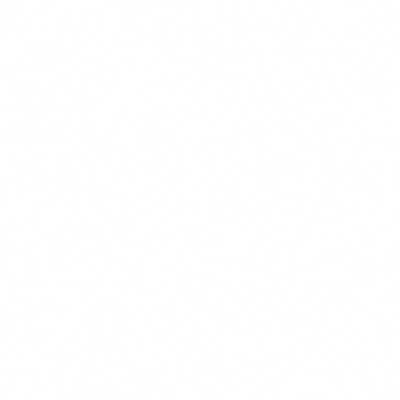
Frame 1 (no input)
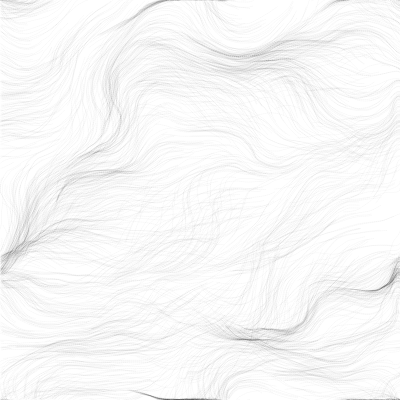
Frame 60 (no input)
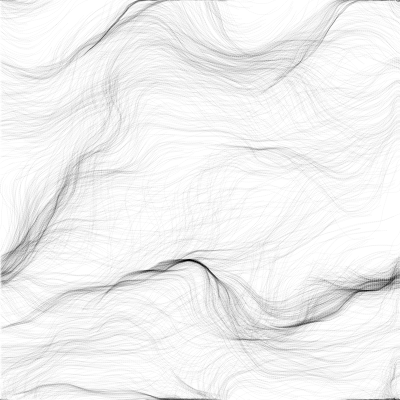
Frame 120 (the mouse pressed at the canvas centre since frame 60)

The p5.js sketch that drew these frames (run headless with seeded random() and noise() and a simulated clock; from frame 60 on, the mouse is pressed at the canvas centre):

// p5.js sketch
// ── sketch.js
let inc = 0.1;
let scale = 10;
let cols, rows;
let zoff = 0;
let fr;
let particles = [];
let flowfield;

function setup() {
  createCanvas(400, 400);
  cols = floor(width / scale);
  rows = floor(height / scale);
  fr = createP('');

  flowfield = new Array(cols*rows);

  for (let i = 0; i < 2000; i++) {
    particles[i] = new Particle();
  }
  background(255);
}

function draw() {
  let yoff = 0;
  for (let y = 0; y < rows; y++) {
    let xoff = 0;
    for (let x = 0; x < cols; x++) {
      let index = x + y * cols;
      let angle = noise(xoff, yoff, zoff) * TWO_PI;
      let v = p5.Vector.fromAngle(angle);
      v.setMag(2);
      flowfield[index] = v;
      xoff += inc;
      stroke(0, 50);

      // push();
      // translate(x * scale, y * scale);
      // rotate(v.heading());
      // strokeWeight(1);
      // line(0, 0, scale, 0);
      // pop();
    }
    yoff += inc;
    zoff += 0.0003;
  }

  for (let i = 0; i < particles.length; i++) {
    particles[i].update();
    particles[i].edges();
    particles[i].show();
    particles[i].follow(flowfield);
  }

  fr.html(floor(frameRate()));
}

// ── particle.js
function Particle() {
  this.pos = createVector(random(width), random(height));
  this.vel = createVector(0, 0);
  this.acc = createVector(0, 0);
  this.maxspeed = 2;
  this.prevPos = this.pos.copy();

  this.update = function() {
    this.vel.add(this.acc);
    this.vel.limit(this.maxspeed);
    this.pos.add(this.vel);
    this.acc.mult(0);
  }

  this.applyForce = function(force) {
    this.acc.add(force);
  }

  this.show = function() {
    let r = floor(random(100));
    let g = 0;
    let b = floor(random(255));
    stroke(0, 5);
    strokeWeight(1);
    // point(this.pos.x, this.pos.y);
    line(this.pos.x, this.pos.y, this.prevPos.x, this.prevPos.y);
    this.updatePrev();
  }

  this.updatePrev = function() {
    this.prevPos.x = this.pos.x;
    this.prevPos.y = this.pos.y;
  }

  this.edges = function() {
    if (this.pos.x > width) {
      this.pos.x = 0;
      this.updatePrev();
    }
    if (this.pos.x < 0) {
      this.pos.x = width;
      this.updatePrev();
    }
    if (this.pos.y > height) {
      this.pos.y = 0;
      this.updatePrev();
    }
    if (this.pos.y < 0) {
      this.pos.y = height;
      this.updatePrev();
    }
  }

  this.follow = function(vectors) {
    let x = floor(this.pos.x / scale);
    let y = floor(this.pos.y / scale);
    let index = x + y * cols;
    let force = vectors[index];
    this.applyForce(force);
  }
}
